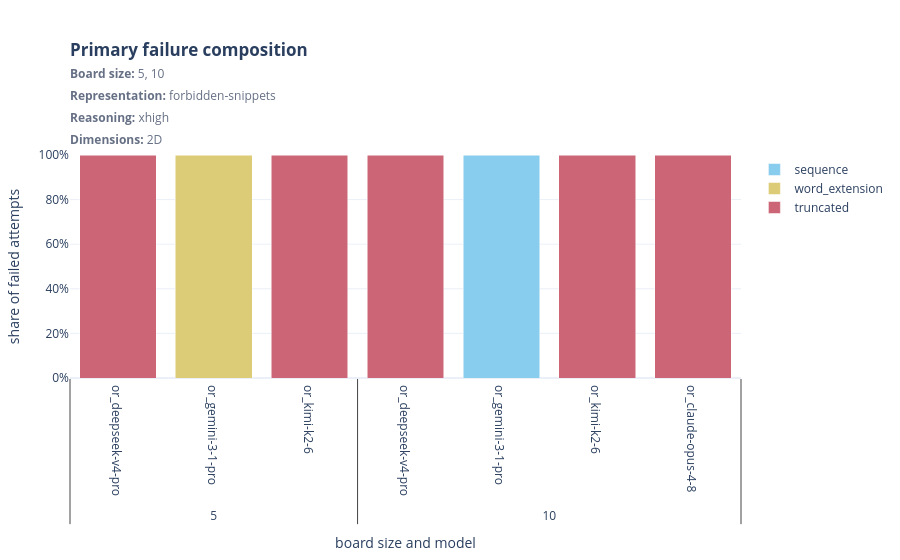

The code cell stored with this chart in its notebook:
### Markdown cell above
## Why attempts failed

For example, truncated responses, invalid sequences, or spatial conflicts.

### Code cell
view.show_all(figures.plot_primary_failure_bars(aggregate))

### Figure 1 — Plotly figure (JSON) as saved in the notebook; plotly's stock layout.template omitted (floating-point values rounded to 4 significant figures)
{"data": [{"customdata": [["5", "or_deepseek-v4-pro", 6]], "hovertemplate": "board size=%{customdata[0]}<br>model=%{customdata[1]}<br>truncated: %{customdata[2]} (%{y:.1%} of failures)<extra></extra>", "legendgroup": "truncated", "marker": {"color": "rgb(204, 102, 119)"}, "name": "truncated", "showlegend": true, "type": "bar", "x": [["5"], ["or_deepseek-v4-pro"]], "y": [1]}, {"customdata": [["5", "or_gemini-3-1-pro", 1]], "hovertemplate": "board size=%{customdata[0]}<br>model=%{customdata[1]}<br>word_extension: %{customdata[2]} (%{y:.1%} of failures)<extra></extra>", "legendgroup": "word_extension", "marker": {"color": "rgb(221, 204, 119)"}, "name": "word_extension", "showlegend": true, "type": "bar", "x": [["5"], ["or_gemini-3-1-pro"]], "y": [1]}, {"customdata": [["5", "or_kimi-k2-6", 1]], "hovertemplate": "board size=%{customdata[0]}<br>model=%{customdata[1]}<br>truncated: %{customdata[2]} (%{y:.1%} of failures)<extra></extra>", "legendgroup": "truncated", "marker": {"color": "rgb(204, 102, 119)"}, "name": "truncated", "showlegend": false, "type": "bar", "x": [["5"], ["or_kimi-k2-6"]], "y": [1]}, {"customdata": [["10", "or_claude-opus-4-8", 3]], "hovertemplate": "board size=%{customdata[0]}<br>model=%{customdata[1]}<br>truncated: %{customdata[2]} (%{y:.1%} of failures)<extra></extra>", "legendgroup": "truncated", "marker": {"color": "rgb(204, 102, 119)"}, "name": "truncated", "showlegend": false, "type": "bar", "x": [["10"], ["or_claude-opus-4-8"]], "y": [1]}, {"customdata": [["10", "or_deepseek-v4-pro", 7]], "hovertemplate": "board size=%{customdata[0]}<br>model=%{customdata[1]}<br>truncated: %{customdata[2]} (%{y:.1%} of failures)<extra></extra>", "legendgroup": "truncated", "marker": {"color": "rgb(204, 102, 119)"}, "name": "truncated", "showlegend": false, "type": "bar", "x": [["10"], ["or_deepseek-v4-pro"]], "y": [1]}, {"customdata": [["10", "or_gemini-3-1-pro", 1]], "hovertemplate": "board size=%{customdata[0]}<br>model=%{customdata[1]}<br>sequence: %{customdata[2]} (%{y:.1%} of failures)<extra></extra>", "legendgroup": "sequence", "marker": {"color": "rgb(136, 204, 238)"}, "name": "sequence", "showlegend": true, "type": "bar", "x": [["10"], ["or_gemini-3-1-pro"]], "y": [1]}, {"customdata": [["10", "or_kimi-k2-6", 3]], "hovertemplate": "board size=%{customdata[0]}<br>model=%{customdata[1]}<br>truncated: %{customdata[2]} (%{y:.1%} of failures)<extra></extra>", "legendgroup": "truncated", "marker": {"color": "rgb(204, 102, 119)"}, "name": "truncated", "showlegend": false, "type": "bar", "x": [["10"], ["or_kimi-k2-6"]], "y": [1]}], "layout": {"barmode": "stack", "legend": {"title": {"text": ""}, "traceorder": "reversed"}, "margin": {"b": 70, "l": 70, "r": 30, "t": 155}, "title": {"text": "<b>Primary failure composition</b><br><span style='font-size:12px;color:#667085'><b>Board size:</b> 5, 10<br><b>Representation:</b> forbidden-snippets<br><b>Reasoning:</b> xhigh<br><b>Dimensions:</b> 2D</span>", "x": 0, "xanchor": "left", "xref": "paper", "y": 0.9, "yanchor": "top"}, "xaxis": {"title": {"text": "board size and model"}, "type": "multicategory"}, "yaxis": {"range": [0, 1], "tickformat": ".0%", "title": {"text": "share of failed attempts"}}}}
